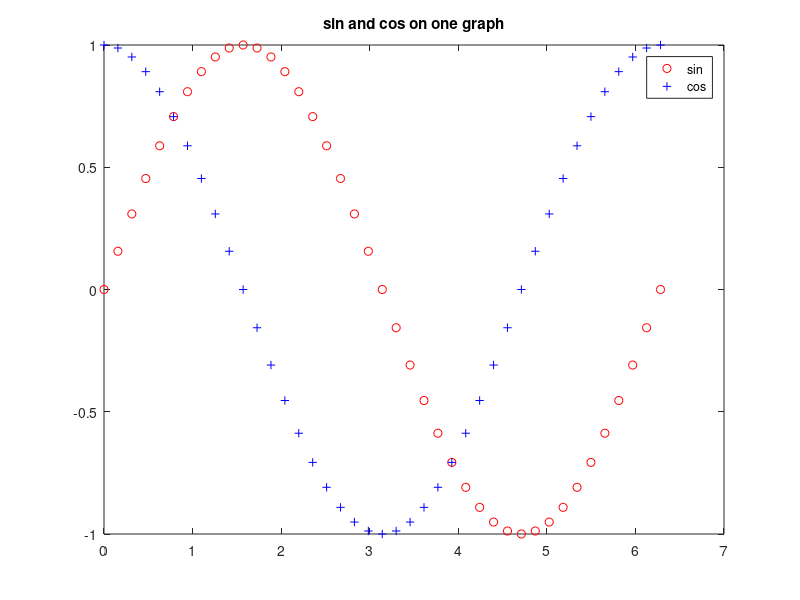

Here is the MATLAB script that generated this plot:
function  twograph()

    for x=0:2*pi/40:2*pi
        z=cos(x);   
        y=sin(x);
        plot(x,y,'r o');
        hold on;
        plot(x,z,'b +');
        title('sin and cos on one graph');
        legend('sin','cos');
    end

end
